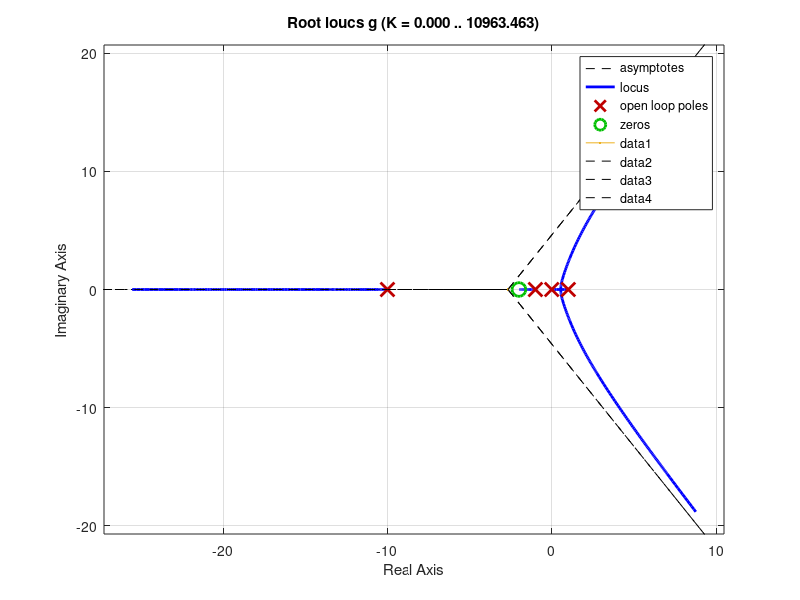

Here is the MATLAB script that generated this plot:
clc; clear all; close all;
%% ROOT LOCUS
s = tf('s');
g = (s+2)/(s*(s+10)*(s^2-1));
figure(1);
rlocus(g);
grid on;
%% Find the centroid
P = pole(g);        % the poles of the open loop system 
Z = zero(g);        % the zeros of the open loop system        
m = length(Z);      % the number of zeros
n = length(P);      % the number of poles
centroid = (sum(P)-sum(Z))/(n-m);       
for i = 1:n-m       % For Asymptotic Angles
    phi(i) = (2*i-1)*180/(n-m)
end
hold on;
plot(centroid,0);
for i=1:n-m
    if(phi(i)<=90 || phi(i)>=270)
        x_step = centroid:40;
        plot(x_step, tand(phi(i))*(x_step-centroid), '--k');
    else
        x_step = -40:centroid;
        plot(x_step, tand(phi(i))*(x_step-centroid), '--k');
    end        
end

